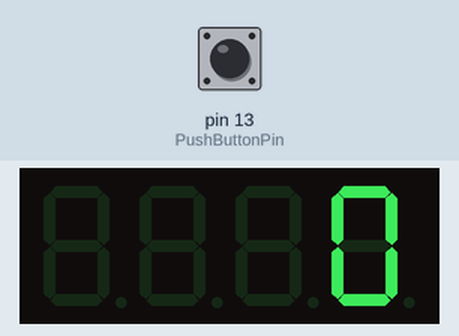
Simulated run of this sketch. Board: Arduino Uno, built with avr-gcc and run on an emulated ATmega328P. On the bench: 4-digit seven-segment display. Inputs (shaded band) come from the test bench; at power-on: pin 13 (PushButtonPin) LOW. What the sketch prints to the serial monitor is not drawn.

Above: at 1.2 s.
1.3 s: pin 13 (PushButtonPin) pulled HIGH for 1 s
At 2.9 s:
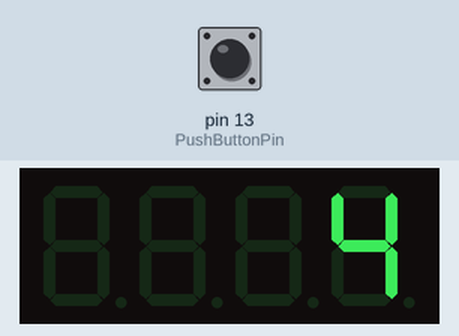
3.8 s: pin 13 (PushButtonPin) pulled HIGH for 0.15 s
At 5.2 s:
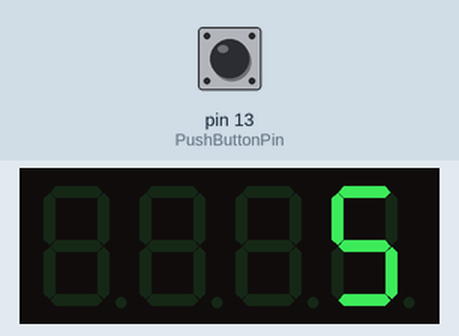
5.6 s: pin 13 (PushButtonPin) pulled HIGH for 0.15 s
7.4 s: pin 13 (PushButtonPin) pulled HIGH for 1 s
At 9.9 s:
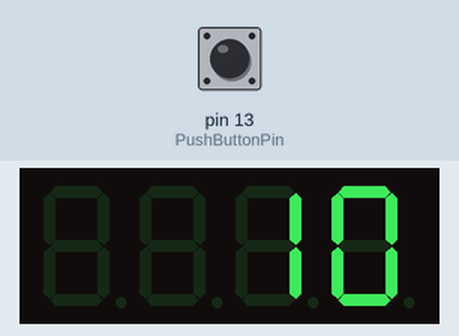
Timing chart, 0 to 10.5 s (numbered marks = the images above; inputs shaded):
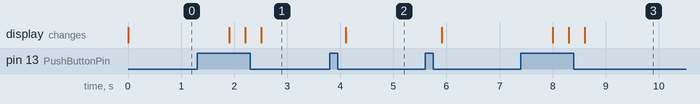

Measured:
- after the input at 1.3 s, the display: first changes after 0.61 s (image 1 shows a later state)
- after the input at 3.8 s, the display: changes after 0.30 s (image 2)
- after the input at 7.4 s, the display: first changes after 0.61 s (image 3 shows a later state)

The sketch:

DigitalCounterButtonPressB_Working_.ino
```cpp
const int PushButtonPin = 13;
int buttonstate = 0;
#include <SevSeg.h>
SevSeg sevseg;

void setup() {
  pinMode(PushButtonPin, INPUT);
  Serial.begin(9600);
  byte numDigits = 4;
  byte digitPins [] = {A0, A1, A2, A3};
  byte segmentPins[] = {3, 4, 5, 6, 2, 9, 7, 8};
  sevseg.begin(COMMON_CATHODE, numDigits, digitPins, segmentPins);
}

void loop() {
  buttonstate = digitalRead(PushButtonPin);
  Serial.println(buttonstate);
  static int count;
  sevseg.refreshDisplay();
  sevseg.setNumber(count);
  if (buttonstate == HIGH) {
    delay(300);
    count = (count + 1);
  } else {

  }
}
```
